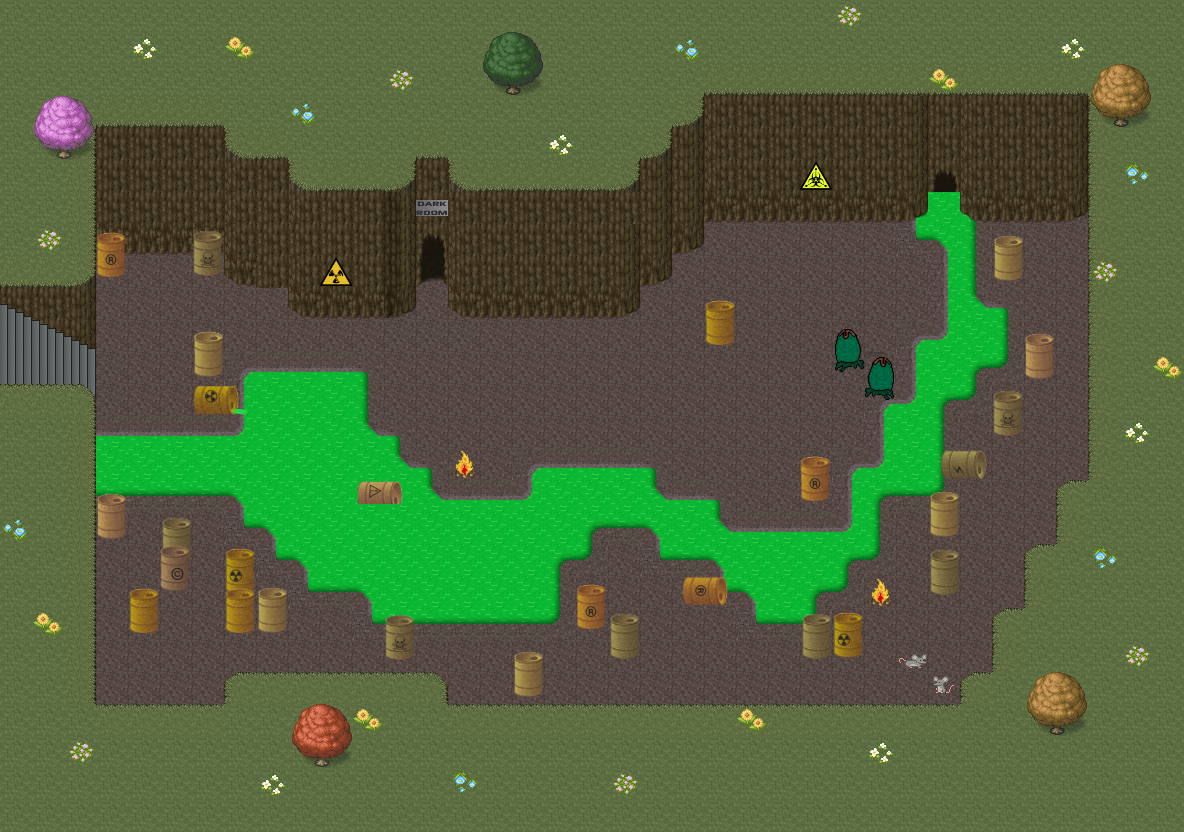

Tiled map render using the project's own tile images. Description and the map definition, with tile-layer contents summarised, below:
An orthogonal 37x26 tile map with 32x32 px tiles, 8 tile layers (start, exit, darkroomExit, darkroomEntry, ...), 4 tilesets.

<map version="1.5" tiledversion="1.7.2" orientation="orthogonal" renderorder="right-down" width="37" height="26" tilewidth="32" tileheight="32" infinite="0" nextlayerid="11" nextobjectid="1">
 <editorsettings>
  <export target="cave.json" format="json" />
 </editorsettings>
 <properties>
  <property name="mapCopyright" value="Map created by StarPeak" />
  <property name="mapDescription" value="This cave seems to have formed as some waste of the reactor leaked into the ground of the arboretum." />
  <property name="mapLink" value="https://c-base.org/" />
  <property name="mapName" value="Uncharted cave" />
  <property name="script" value="script.js" />
 </properties>
 <tileset firstgid="1" source="Tiles/nature.tsx" />
 <tileset firstgid="257" source="Tiles/inventory.tsx" />
 <tileset firstgid="769" source="Tiles/walls.tsx" />
 <tileset firstgid="1793" source="Tiles/labels.tsx" />
 <layer id="5" name="start" width="37" height="26">
  <properties>
   <property name="startLayer" type="bool" value="true" />
  </properties>
  <data>[962 cells, 2 non-empty, 1 distinct tile ids]</data>
 </layer>
 <layer id="9" name="exit" width="37" height="26">
  <properties>
   <property name="exitUrl" value="ring3.json#entryCave" />
  </properties>
  <data>[962 cells, 6 non-empty, 1 distinct tile ids]</data>
 </layer>
 <layer id="6" name="darkroomExit" width="37" height="26">
  <properties>
   <property name="exitUrl" value="darkroom.json" />
  </properties>
  <data>[962 cells, 2 non-empty, 1 distinct tile ids]</data>
 </layer>
 <layer id="7" name="darkroomEntry" width="37" height="26">
  <properties>
   <property name="startLayer" type="bool" value="true" />
  </properties>
  <data>[962 cells, 3 non-empty, 1 distinct tile ids]</data>
 </layer>
 <layer id="1" name="floor" width="37" height="26">
  <data>[962 cells, 772 non-empty, 10 distinct tile ids]</data>
 </layer>
 <layer id="2" name="walls" width="37" height="26">
  <data>[962 cells, 351 non-empty, 47 distinct tile ids]</data>
 </layer>
 <layer id="3" name="items" width="37" height="26">
  <data>[962 cells, 142 non-empty, 59 distinct tile ids]</data>
 </layer>
 <objectgroup id="4" name="floorLayer" />
 <layer id="8" name="overlay" width="37" height="26">
  <data>[962 cells, 11 non-empty, 10 distinct tile ids]</data>
 </layer>
</map>
